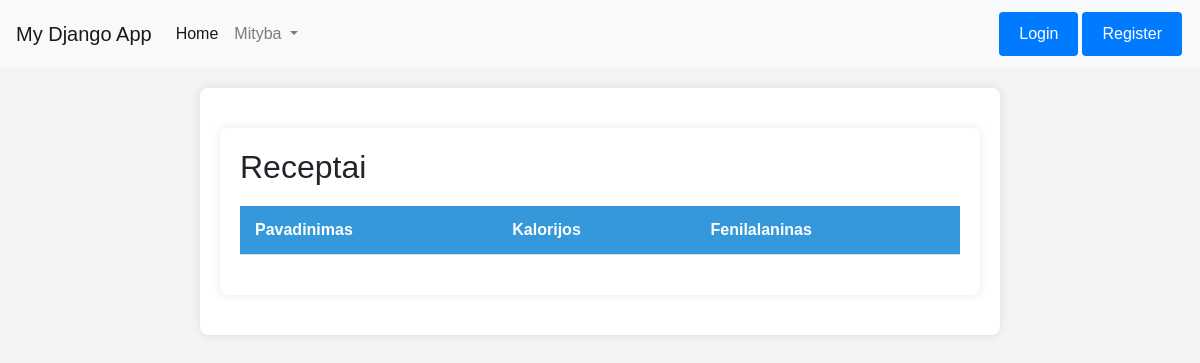
The page /receptai/ on the database as committed earlier.
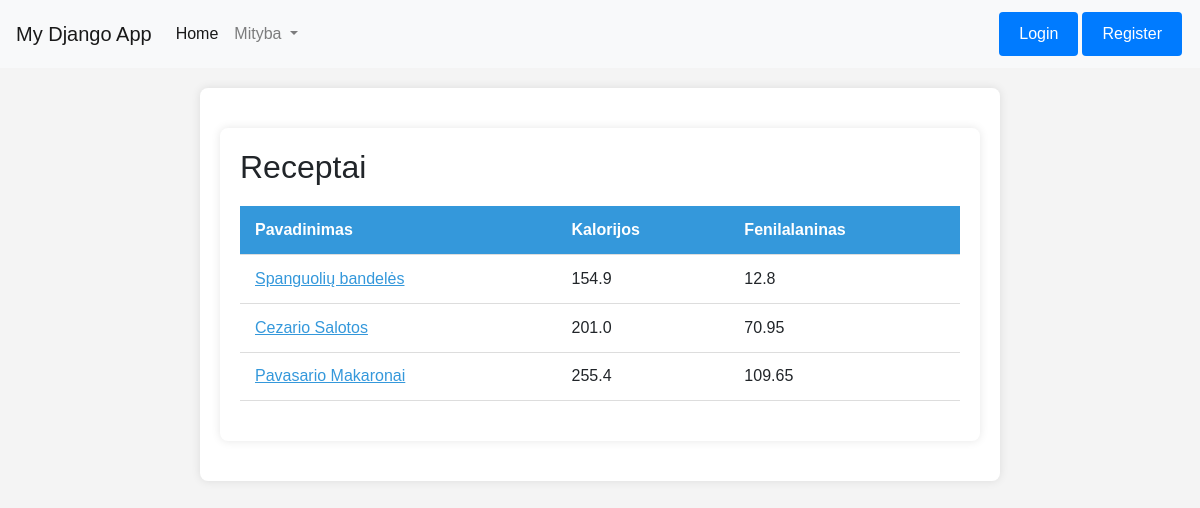
The same page on the database as committed later.
### homepage/models.py (models this page shows)
class Receptai(models.Model):
    kalorijos = models.FloatField()
    pavadinimas = models.CharField(max_length=255)
    fenilalaninas = models.FloatField()
    aprasas = models.CharField(max_length=255)

### homepage/views.py (the view)
# urls.py: path('receptai/', receptai_list, name='receptai_list'),
def receptai_list(request):
    receptai_list = Receptai.objects.all()
    return render(request, 'Receptai.html', {'receptai_list': receptai_list})

### homepage/templates/Receptai.html (shortened to what this page needs)
{% extends "base.html" %}
{% block content %}
    <div class="container">
        <h2>Receptai</h2>
        <table class="styled-table">
            <thead>
                <tr>
                    <th>Pavadinimas</th>
                    <th>Kalorijos</th>
                    <th>Fenilalaninas</th>
                </tr>
            </thead>
            <tbody>
                {% for receptas in receptai_list %}
                    <tr>
                        <td class="name-cell" data-toggle="aprasas-{{ forloop.counter }}">{{ receptas.pavadinimas }}</td>
                        <td>{{ receptas.kalorijos }}</td>
                        <td>{{ receptas.fenilalaninas }}</td>
                    </tr>
                {% endfor %}
            </tbody>
        </table>
    </div>
{% endblock %}

### homepage/templates/base.html (shortened to what this page needs)
<!DOCTYPE html>
<html lang="en">
<head>
  <link rel="stylesheet" href="https://stackpath.bootstrapcdn.com/bootstrap/4.5.2/css/bootstrap.min.css">
  <link rel="stylesheet" href="https://stackpath.bootstrapcdn.com/bootstrap/4.3.1/css/bootstrap.min.css">
</head>
<body>
  <nav class="navbar navbar-expand-lg navbar-light bg-light">
    <a class="navbar-brand" href="#">My Django App</a>
    <div class="collapse navbar-collapse" id="navbarNav">
      <ul class="navbar-nav mr-auto">
        <li class="nav-item active">
          <a class="nav-link" href="{% url 'home' %}">Home</a>
        </li>
        <li class="nav-item dropdown">
          <a class="nav-link dropdown-toggle" href="#" id="mitybaDropdown" role="button" data-toggle="dropdown" aria-haspopup="true" aria-expanded="false">
            Mityba
          </a>
        </li>
      </ul>
      <button type="button" class="btn btn-primary custom-button" onclick="openLogin()">Login</button>
      <button type="button" class="btn btn-primary custom-button" onclick="openRegister()">Register</button>
    </div>
  </nav>
  <div class="container">{% block content %} {% endblock %}</div>
</body>
</html>

### homepage/templates/base.html (style rules this page uses)
button.custom-button { background-color: #007bff; border: none; color: white; padding: 10px 20px; text-decoration: none; display: inline-block; font-size: 16px; margin: 4px 2px; cursor: pointer; }

### homepage/templates/Receptai.html (style rules this page uses)
body { font-family: 'Arial', sans-serif; background-color: #f4f4f4; margin: 0; padding: 0; }
.container { max-width: 800px; margin: 20px auto; background-color: #fff; padding: 20px; border-radius: 8px; box-shadow: 0 0 10px rgba(0, 0, 0, 0.1); }
.styled-table { width: 100%; border-collapse: collapse; margin: 20px 0; font-size: 16px; text-align: left; }
.styled-table th, .styled-table td { padding: 12px 15px; border-bottom: 1px solid #ddd; cursor: pointer; }
.styled-table th { background-color: #3498db; color: #fff; }
.name-cell { color: #3498db; text-decoration: underline; cursor: pointer; }

Rows that differ between the two databases and show on the page:
added Receptai: pavadinimas "Spanguolių bandelės", kalorijos "154.9", fenilalaninas "12.8"
added Receptai: pavadinimas "Cezario Salotos", kalorijos "201.0", fenilalaninas "70.95"
added Receptai: pavadinimas "Pavasario Makaronai", kalorijos "255.4", fenilalaninas "109.65"
